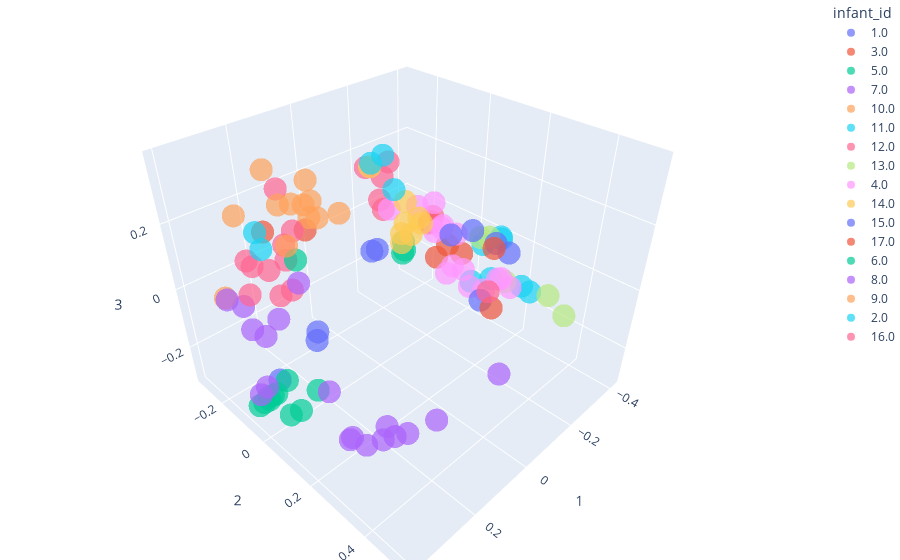

The code cell stored with this chart in its notebook:
### Markdown cell above
### Infant clusering

### Code cell
fig = px.scatter_3d(pcoa_braycurtis_metadata_merged,
                    x=1,
                    y=2,
                    z=3,
                    color='infant_id',
                    opacity=0.7)

fig.update_layout(margin=dict(l=0, r=0, b=0, t=0))
fig.show()

### Figure 1 — Plotly figure (JSON) as saved in the notebook; plotly's stock layout.template omitted (floating-point values rounded to 4 significant figures)
{"data": [{"hovertemplate": "infant_id=1.0<br>1=%{x}<br>2=%{y}<br>3=%{z}<extra></extra>", "legendgroup": "1.0", "marker": {"color": "#636efa", "opacity": 0.7, "symbol": "circle"}, "mode": "markers", "name": "1.0", "scene": "scene", "showlegend": true, "type": "scatter3d", "x": [0.283, 0.09099, -0.2186, -0.1751, 0.0775], "y": [-0.1105, -0.1864, -0.2439, -0.2213, -0.1976], "z": [-0.274, -0.2896, -0.126, -0.1026, -0.27]}, {"hovertemplate": "infant_id=3.0<br>1=%{x}<br>2=%{y}<br>3=%{z}<extra></extra>", "legendgroup": "3.0", "marker": {"color": "#EF553B", "opacity": 0.7, "symbol": "circle"}, "mode": "markers", "name": "3.0", "scene": "scene", "showlegend": true, "type": "scatter3d", "x": [0.05686, 0.0979, 0.25, 0.2218, 0.07062, -0.2632, -0.3262], "y": [0.3368, 0.3004, -0.1456, -0.003058, 0.3071, -0.05339, -0.1195], "z": [0.2516, 0.244, 0.1818, 0.2365, 0.2659, 0.03761, -0.02044]}, {"hovertemplate": "infant_id=5.0<br>1=%{x}<br>2=%{y}<br>3=%{z}<extra></extra>", "legendgroup": "5.0", "marker": {"color": "#00cc96", "opacity": 0.7, "symbol": "circle"}, "mode": "markers", "name": "5.0", "scene": "scene", "showlegend": true, "type": "scatter3d", "x": [-0.2592, -0.2582, 0.3391, 0.3773, 0.3569, 0.3159, 0.3382, 0.2789, 0.3258, 0.2257, 0.2942, 0.3264, -0.2486], "y": [-0.1645, -0.1588, -0.08845, -0.07303, -0.08309, -0.0829, -0.08612, -0.07948, -0.08552, -0.01355, -0.003893, -0.005877, -0.1574], "z": [-0.07951, -0.1074, -0.2862, -0.2804, -0.2901, -0.2849, -0.2951, -0.2575, -0.2854, -0.2861, -0.3085, -0.3034, -0.1144]}, {"hovertemplate": "infant_id=7.0<br>1=%{x}<br>2=%{y}<br>3=%{z}<extra></extra>", "legendgroup": "7.0", "marker": {"color": "#ab63fa", "opacity": 0.7, "symbol": "circle"}, "mode": "markers", "name": "7.0", "scene": "scene", "showlegend": true, "type": "scatter3d", "x": [0.3333, 0.3723, 0.3548, 0.2471, 0.2383, 0.2798, 0.2402, 0.3002, -0.002833], "y": [-0.1508, -0.06561, -0.0579, 0.3178, 0.3526, 0.1132, 0.2829, 0.2735, 0.4253], "z": [-0.008202, -0.2369, -0.2153, -0.1953, -0.1642, -0.1658, -0.1929, -0.2196, -0.08533]}, {"hovertemplate": "infant_id=10.0<br>1=%{x}<br>2=%{y}<br>3=%{z}<extra></extra>", "legendgroup": "10.0", "marker": {"color": "#FFA15A", "opacity": 0.7, "symbol": "circle"}, "mode": "markers", "name": "10.0", "scene": "scene", "showlegend": true, "type": "scatter3d", "x": [0.3836, 0.2051, 0.2398, 0.2146, 0.2584, 0.244, 0.1974], "y": [-0.1403, 0.1061, 0.07237, 0.005671, 0.002685, 0.04739, -0.006352], "z": [0.05081, 0.3183, 0.3073, 0.3663, 0.3216, 0.2995, 0.3026]}, {"hovertemplate": "infant_id=11.0<br>1=%{x}<br>2=%{y}<br>3=%{z}<extra></extra>", "legendgroup": "11.0", "marker": {"color": "#19d3f3", "opacity": 0.7, "symbol": "circle"}, "mode": "markers", "name": "11.0", "scene": "scene", "showlegend": true, "type": "scatter3d", "x": [-0.1088, -0.1225, -0.1148, -0.1546, -0.4143, -0.378, -0.285], "y": [0.2359, 0.3811, 0.2937, 0.3859, 0.03114, 0.1233, 0.1927], "z": [0.04355, 0.09486, 0.0778, 0.06357, -0.07215, 0.01167, 0.07582]}, {"hovertemplate": "infant_id=12.0<br>1=%{x}<br>2=%{y}<br>3=%{z}<extra></extra>", "legendgroup": "12.0", "marker": {"color": "#FF6692", "opacity": 0.7, "symbol": "circle"}, "mode": "markers", "name": "12.0", "scene": "scene", "showlegend": true, "type": "scatter3d", "x": [-0.2474, -0.1332, -0.2507, -0.2501, -0.2014, -0.3309, 0.264, 0.176, 0.1691, 0.1563, 0.1957, 0.2996, 0.2866, 0.2221, 0.1039, 0.1789], "y": [-0.2577, -0.1884, -0.2454, -0.2471, -0.1673, -0.1077, -0.1979, -0.1794, -0.1835, -0.1884, -0.1879, -0.1689, -0.1837, -0.1876, -0.2331, -0.1671], "z": [0.03803, 0.2118, 0.007769, 0.1214, 0.2132, 0.005898, 0.06033, 0.262, 0.09093, -0.06652, -0.0655, 0.001823, 0.0949, 0.03256, 0.08555, 0.05465]}, {"hovertemplate": "infant_id=13.0<br>1=%{x}<br>2=%{y}<br>3=%{z}<extra></extra>", "legendgroup": "13.0", "marker": {"color": "#B6E880", "opacity": 0.7, "symbol": "circle"}, "mode": "markers", "name": "13.0", "scene": "scene", "showlegend": true, "type": "scatter3d", "x": [-0.279, -0.3742, -0.2022, -0.1075, -0.09996], "y": [0.1545, 0.05068, 0.2758, 0.515, 0.4704], "z": [0.06746, -0.02036, 0.01598, 0.08693, 0.1252]}, {"hovertemplate": "infant_id=4.0<br>1=%{x}<br>2=%{y}<br>3=%{z}<extra></extra>", "legendgroup": "4.0", "marker": {"color": "#FF97FF", "opacity": 0.7, "symbol": "circle"}, "mode": "markers", "name": "4.0", "scene": "scene", "showlegend": true, "type": "scatter3d", "x": [-0.342, -0.3388, -0.364, -0.3698, -0.3817, -0.3774, -0.2496, -0.1765, -0.3698, -0.2654, -0.2121, -0.2916, -0.3763, -0.3722, -0.3379], "y": [-0.05151, -0.02517, -0.1343, -0.005731, -0.11, -0.1128, -0.09586, -0.1391, -0.1338, 0.16, 0.1492, 0.0241, 0.1255, 0.1412, 0.2008], "z": [-0.186, -0.1431, 0.03092, -0.1627, -0.04909, -0.057, 0.07851, 0.07989, -0.07599, -0.1029, -0.0698, 0.01603, -0.1376, -0.1261, -0.1113]}, {"hovertemplate": "infant_id=14.0<br>1=%{x}<br>2=%{y}<br>3=%{z}<extra></extra>", "legendgroup": "14.0", "marker": {"color": "#FECB52", "opacity": 0.7, "symbol": "circle"}, "mode": "markers", "name": "14.0", "scene": "scene", "showlegend": true, "type": "scatter3d", "x": [-0.2499, -0.3298, -0.3432, -0.2729, -0.304, -0.3256, -0.3306, -0.3395], "y": [-0.302, -0.2447, -0.2413, -0.1864, -0.1749, -0.1497, -0.1673, -0.2363], "z": [0.1356, -0.1145, -0.07902, -0.09856, -0.07622, -0.0339, -0.02408, 0.004841]}, {"hovertemplate": "infant_id=15.0<br>1=%{x}<br>2=%{y}<br>3=%{z}<extra></extra>", "legendgroup": "15.0", "marker": {"color": "#636efa", "opacity": 0.7, "symbol": "circle"}, "mode": "markers", "name": "15.0", "scene": "scene", "showlegend": true, "type": "scatter3d", "x": [-0.2568, -0.3685, -0.4028, -0.3139, -0.1963], "y": [0.03353, 0.02335, 0.0888, 0.2019, 0.2031], "z": [0.03219, -0.0052, -0.03716, 0.02064, -0.0814]}, {"hovertemplate": "infant_id=17.0<br>1=%{x}<br>2=%{y}<br>3=%{z}<extra></extra>", "legendgroup": "17.0", "marker": {"color": "#EF553B", "opacity": 0.7, "symbol": "circle"}, "mode": "markers", "name": "17.0", "scene": "scene", "showlegend": true, "type": "scatter3d", "x": [-0.1142, -0.3083], "y": [0.3031, 0.1529], "z": [-0.009532, 0.01649]}, {"hovertemplate": "infant_id=6.0<br>1=%{x}<br>2=%{y}<br>3=%{z}<extra></extra>", "legendgroup": "6.0", "marker": {"color": "#00cc96", "opacity": 0.7, "symbol": "circle"}, "mode": "markers", "name": "6.0", "scene": "scene", "showlegend": true, "type": "scatter3d", "x": [0.2106], "y": [-0.07364], "z": [0.1139]}, {"hovertemplate": "infant_id=8.0<br>1=%{x}<br>2=%{y}<br>3=%{z}<extra></extra>", "legendgroup": "8.0", "marker": {"color": "#ab63fa", "opacity": 0.7, "symbol": "circle"}, "mode": "markers", "name": "8.0", "scene": "scene", "showlegend": true, "type": "scatter3d", "x": [0.3267, 0.2629, 0.3201, 0.1902, 0.3633, 0.3837, 0.3497, 0.3982, 0.2816], "y": [0.2451, 0.2926, 0.2462, 0.3995, -0.009541, -0.03127, 0.03714, -0.104, 0.03414], "z": [-0.2013, -0.2146, -0.1978, -0.1199, -0.006792, 0.01331, 0.065, 0.07245, 0.1331]}, {"hovertemplate": "infant_id=9.0<br>1=%{x}<br>2=%{y}<br>3=%{z}<extra></extra>", "legendgroup": "9.0", "marker": {"color": "#FFA15A", "opacity": 0.7, "symbol": "circle"}, "mode": "markers", "name": "9.0", "scene": "scene", "showlegend": true, "type": "scatter3d", "x": [0.2518, 0.2409, 0.3171, 0.2027, 0.1468], "y": [-0.06058, -0.1268, -0.1536, -0.119, -0.1082], "z": [0.292, 0.3551, 0.252, 0.1318, 0.2332]}, {"hovertemplate": "infant_id=2.0<br>1=%{x}<br>2=%{y}<br>3=%{z}<extra></extra>", "legendgroup": "2.0", "marker": {"color": "#19d3f3", "opacity": 0.7, "symbol": "circle"}, "mode": "markers", "name": "2.0", "scene": "scene", "showlegend": true, "type": "scatter3d", "x": [0.2825, 0.2829, -0.03696, 0.01263, 0.01453], "y": [-0.111, -0.1276, 0.02787, -0.0007385, 0.04519], "z": [0.1608, 0.2021, 0.2576, 0.3372, 0.3737]}, {"hovertemplate": "infant_id=16.0<br>1=%{x}<br>2=%{y}<br>3=%{z}<extra></extra>", "legendgroup": "16.0", "marker": {"color": "#FF6692", "opacity": 0.7, "symbol": "circle"}, "mode": "markers", "name": "16.0", "scene": "scene", "showlegend": true, "type": "scatter3d", "x": [-0.2021], "y": [0.2237], "z": [-0.04435]}], "layout": {"legend": {"title": {"text": "infant_id"}, "tracegroupgap": 0}, "margin": {"b": 0, "l": 0, "r": 0, "t": 0}, "scene": {"domain": {"x": [0, 1], "y": [0, 1]}, "xaxis": {"title": {"text": "1"}}, "yaxis": {"title": {"text": "2"}}, "zaxis": {"title": {"text": "3"}}}}}
